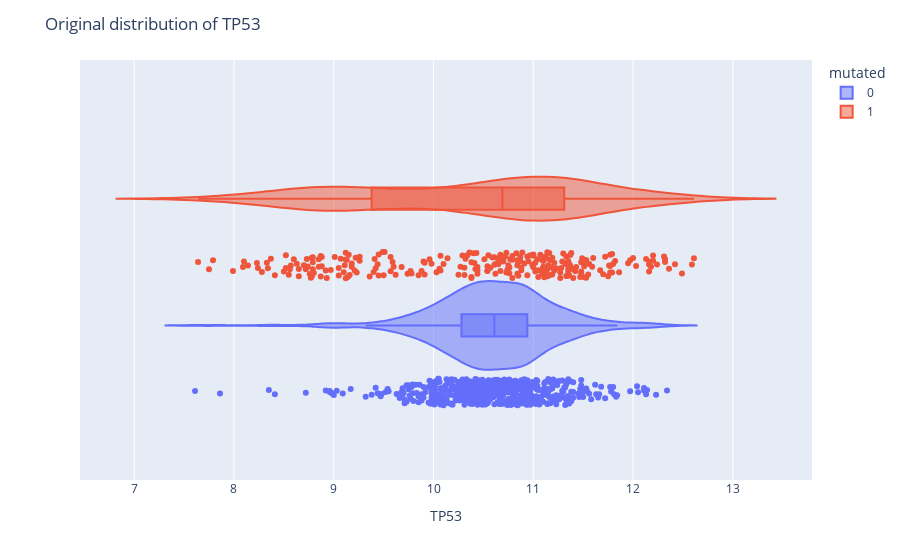
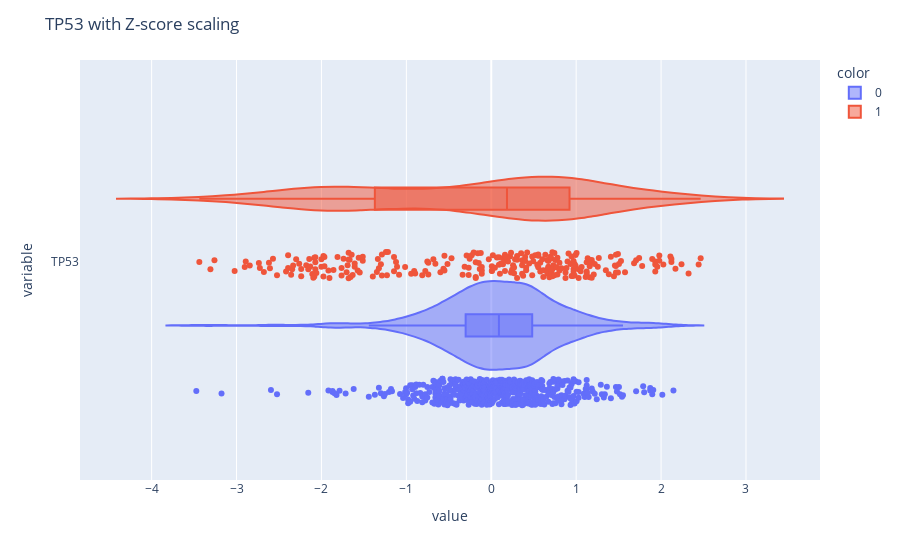
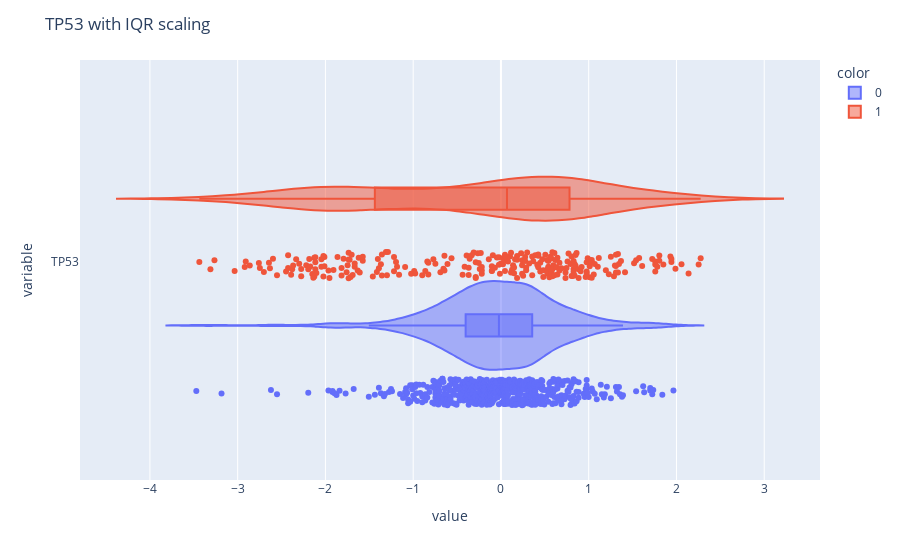
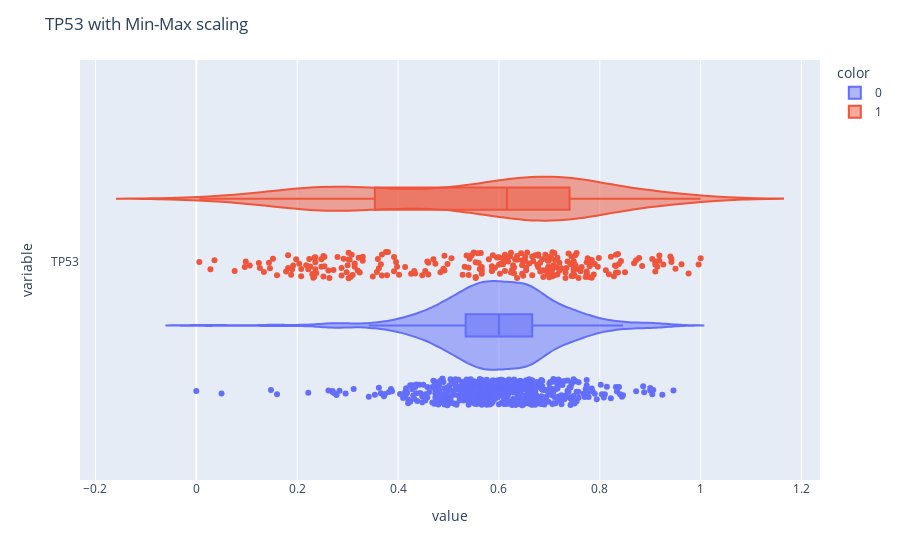

Write notebook code for charts like these, in order.
### Code cell
# Finding the most frequent type of cancer for TP53
tp53_cancer = final_df[final_df['Driver'] == 'TP53']['Most_Frequent_Cancer'].values[0]

# Filter tumourexp for the most frequent type of TP53 cancer
filtered_tumourexp = tumourexp[tumourexp['cancer_type'] == tp53_cancer]

# Create the combined DataFrame
combined_df = filtered_tumourexp[['TP53', 'cancer_type']].copy()
combined_df['mutated'] = mutationtab.loc[filtered_tumourexp.index, 'TP53']

# Original graphic 
fig = px.violin(combined_df, x='TP53', color='mutated', box=True, points="all")
fig.update_layout(title="Original distribution of TP53")
fig.show()

# Z-score scaling
scaled_zscore = (combined_df['TP53'] - combined_df['TP53'].mean()) / combined_df['TP53'].std()
fig_zscore = px.violin(scaled_zscore, color=combined_df['mutated'], box=True, points="all", orientation='h')
fig_zscore.update_layout(title="TP53 with Z-score scaling")
fig_zscore.show()

# IQR scaling
Q1 = combined_df['TP53'].quantile(0.25)
Q3 = combined_df['TP53'].quantile(0.75)
IQR = Q3 - Q1
scaled_iqr = (combined_df['TP53'] - combined_df['TP53'].median()) / IQR
fig_iqr = px.violin(scaled_iqr, color=combined_df['mutated'], box=True, points="all", orientation='h')
fig_iqr.update_layout(title="TP53 with IQR scaling")
fig_iqr.show()

# Min-Max scaling
min_val = combined_df['TP53'].min()
max_val = combined_df['TP53'].max()
scaled_minmax = (combined_df['TP53'] - min_val) / (max_val - min_val)
fig_minmax = px.violin(scaled_minmax, color=combined_df['mutated'], box=True, points="all", orientation='h')
fig_minmax.update_layout(title="TP53 with Min-Max scaling")
fig_minmax.show()

### Figure 1 — Plotly figure (JSON) as saved in the notebook; plotly's stock layout.template omitted (floating-point values rounded to 4 significant figures; data arrays with more than 128 entries replaced by an {"elided": "..."} marker saying what was removed)
{"data": [{"alignmentgroup": "True", "box": {"visible": true}, "hovertemplate": "mutated=0<br>TP53=%{x}<extra></extra>", "legendgroup": "0", "marker": {"color": "#636efa"}, "name": "0", "offsetgroup": "0", "orientation": "h", "points": "all", "scalegroup": "True", "showlegend": true, "type": "violin", "x": {"elided": "525 float values"}, "x0": " ", "xaxis": "x", "y0": " ", "yaxis": "y"}, {"alignmentgroup": "True", "box": {"visible": true}, "hovertemplate": "mutated=1<br>TP53=%{x}<extra></extra>", "legendgroup": "1", "marker": {"color": "#EF553B"}, "name": "1", "offsetgroup": "1", "orientation": "h", "points": "all", "scalegroup": "True", "showlegend": true, "type": "violin", "x": {"elided": "264 float values"}, "x0": " ", "xaxis": "x", "y0": " ", "yaxis": "y"}], "layout": {"legend": {"title": {"text": "mutated"}, "tracegroupgap": 0}, "margin": {"t": 60}, "title": {"text": "Original distribution of TP53"}, "violinmode": "group", "xaxis": {"anchor": "y", "domain": [0, 1], "title": {"text": "TP53"}}, "yaxis": {"anchor": "x", "domain": [0, 1]}}}

### Figure 2 — Plotly figure (JSON) as saved in the notebook; plotly's stock layout.template omitted (floating-point values rounded to 4 significant figures; data arrays with more than 128 entries replaced by an {"elided": "..."} marker saying what was removed)
{"data": [{"alignmentgroup": "True", "box": {"visible": true}, "hovertemplate": "color=0<br>value=%{x}<br>variable=%{y}<extra></extra>", "legendgroup": "0", "marker": {"color": "#636efa"}, "name": "0", "offsetgroup": "0", "orientation": "h", "points": "all", "scalegroup": "True", "showlegend": true, "type": "violin", "x": {"elided": "525 float values"}, "x0": " ", "xaxis": "x", "y": {"elided": "525 str values"}, "y0": " ", "yaxis": "y"}, {"alignmentgroup": "True", "box": {"visible": true}, "hovertemplate": "color=1<br>value=%{x}<br>variable=%{y}<extra></extra>", "legendgroup": "1", "marker": {"color": "#EF553B"}, "name": "1", "offsetgroup": "1", "orientation": "h", "points": "all", "scalegroup": "True", "showlegend": true, "type": "violin", "x": {"elided": "264 float values"}, "x0": " ", "xaxis": "x", "y": {"elided": "264 str values"}, "y0": " ", "yaxis": "y"}], "layout": {"legend": {"title": {"text": "color"}, "tracegroupgap": 0}, "margin": {"t": 60}, "title": {"text": "TP53 with Z-score scaling"}, "violinmode": "group", "xaxis": {"anchor": "y", "domain": [0, 1], "title": {"text": "value"}}, "yaxis": {"anchor": "x", "domain": [0, 1], "title": {"text": "variable"}}}}

### Figure 3 — Plotly figure (JSON) as saved in the notebook; plotly's stock layout.template omitted (floating-point values rounded to 4 significant figures; data arrays with more than 128 entries replaced by an {"elided": "..."} marker saying what was removed)
{"data": [{"alignmentgroup": "True", "box": {"visible": true}, "hovertemplate": "color=0<br>value=%{x}<br>variable=%{y}<extra></extra>", "legendgroup": "0", "marker": {"color": "#636efa"}, "name": "0", "offsetgroup": "0", "orientation": "h", "points": "all", "scalegroup": "True", "showlegend": true, "type": "violin", "x": {"elided": "525 float values"}, "x0": " ", "xaxis": "x", "y": {"elided": "525 str values"}, "y0": " ", "yaxis": "y"}, {"alignmentgroup": "True", "box": {"visible": true}, "hovertemplate": "color=1<br>value=%{x}<br>variable=%{y}<extra></extra>", "legendgroup": "1", "marker": {"color": "#EF553B"}, "name": "1", "offsetgroup": "1", "orientation": "h", "points": "all", "scalegroup": "True", "showlegend": true, "type": "violin", "x": {"elided": "264 float values"}, "x0": " ", "xaxis": "x", "y": {"elided": "264 str values"}, "y0": " ", "yaxis": "y"}], "layout": {"legend": {"title": {"text": "color"}, "tracegroupgap": 0}, "margin": {"t": 60}, "title": {"text": "TP53 with IQR scaling"}, "violinmode": "group", "xaxis": {"anchor": "y", "domain": [0, 1], "title": {"text": "value"}}, "yaxis": {"anchor": "x", "domain": [0, 1], "title": {"text": "variable"}}}}

### Figure 4 — Plotly figure (JSON) as saved in the notebook; plotly's stock layout.template omitted (floating-point values rounded to 4 significant figures; data arrays with more than 128 entries replaced by an {"elided": "..."} marker saying what was removed)
{"data": [{"alignmentgroup": "True", "box": {"visible": true}, "hovertemplate": "color=0<br>value=%{x}<br>variable=%{y}<extra></extra>", "legendgroup": "0", "marker": {"color": "#636efa"}, "name": "0", "offsetgroup": "0", "orientation": "h", "points": "all", "scalegroup": "True", "showlegend": true, "type": "violin", "x": {"elided": "525 float values"}, "x0": " ", "xaxis": "x", "y": {"elided": "525 str values"}, "y0": " ", "yaxis": "y"}, {"alignmentgroup": "True", "box": {"visible": true}, "hovertemplate": "color=1<br>value=%{x}<br>variable=%{y}<extra></extra>", "legendgroup": "1", "marker": {"color": "#EF553B"}, "name": "1", "offsetgroup": "1", "orientation": "h", "points": "all", "scalegroup": "True", "showlegend": true, "type": "violin", "x": {"elided": "264 float values"}, "x0": " ", "xaxis": "x", "y": {"elided": "264 str values"}, "y0": " ", "yaxis": "y"}], "layout": {"legend": {"title": {"text": "color"}, "tracegroupgap": 0}, "margin": {"t": 60}, "title": {"text": "TP53 with Min-Max scaling"}, "violinmode": "group", "xaxis": {"anchor": "y", "domain": [0, 1], "title": {"text": "value"}}, "yaxis": {"anchor": "x", "domain": [0, 1], "title": {"text": "variable"}}}}
